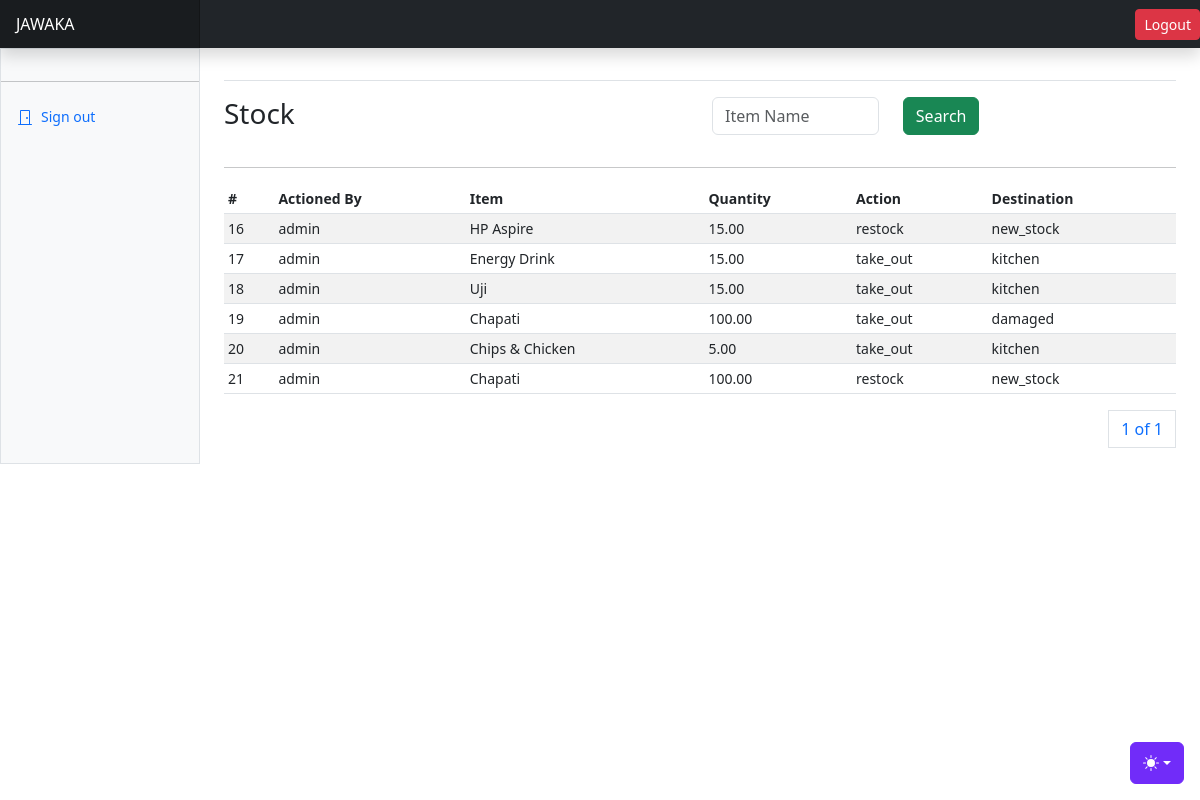
Before: /inventory/inventory-logs/ with the older database file.
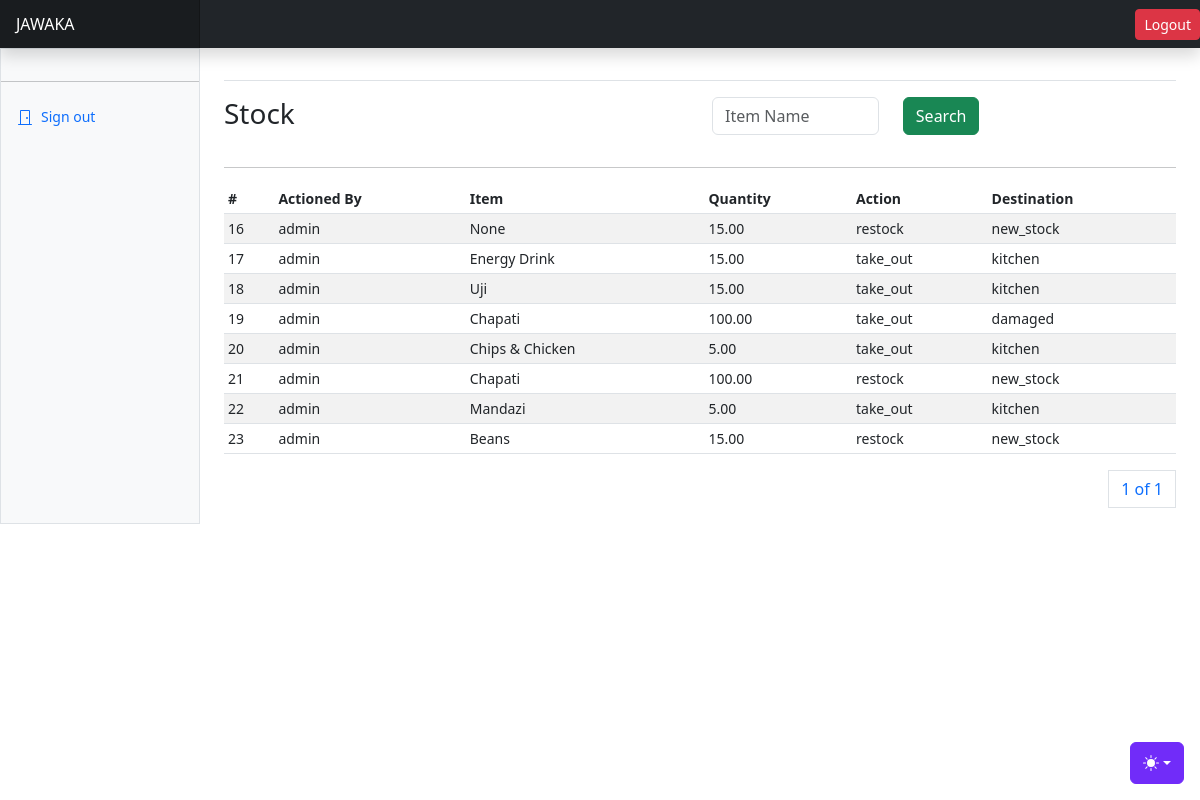
After: the same page with the newer database file.
### apps/inventory/models.py (models this page shows, shortened)
class StockLog(AbstractBaseModel):
    actioned_by = models.ForeignKey("users.User", on_delete=models.SET_NULL, null=True)
    inventory = models.ForeignKey(Inventory, on_delete=models.SET_NULL, null=True)
    quantity = models.DecimalField(max_digits=10, decimal_places=2)
    action = models.CharField(max_length=255, null=True)
    destination = models.CharField(max_length=255, null=True)

class Inventory(AbstractBaseModel):
    supplier = models.ForeignKey(Supplier, on_delete=models.SET_NULL, null=True)
    name = models.CharField(max_length=255)
    unit_price = models.DecimalField(max_digits=10, decimal_places=2)
    selling_price = models.DecimalField(max_digits=10, decimal_places=2)
    unit = models.CharField(max_length=255, choices=UNIT_CHOICES)
    stock = models.DecimalField(max_digits=10, decimal_places=2, default=0)
    def __str__(self):
        return self.name

### apps/users/models.py (models this page shows, shortened)
class User(AbstractUser):
    role = models.CharField(choices=ROLE_CHOICES, max_length=32, null=True)
    phone_number = models.CharField(max_length=255, null=True)
    id_number = models.CharField(max_length=255, null=True)
    gender = models.CharField(max_length=255, null=True)
    def __str__(self):
        return self.username

### apps/inventory/views.py (the view)
# urls.py: path("inventory-logs/", stock_logs, name="inventory-logs"),
def stock_logs(request):
    stock_items = StockLog.objects.all()
    if request.method == "POST":
        name = request.POST.get("name")
        stock_items = StockLog.objects.filter(
            Q(inventory__name__icontains=name))
    paginator = Paginator(stock_items, 10)
    page_number = request.GET.get("page")
    page_obj = paginator.get_page(page_number)
    context = {
        "stock_items": stock_items,
        "page_obj": page_obj,
    }
    return render(request, "inventory/inventory_logs.html", context)

### templates/inventory/inventory_logs.html (shortened to what this page needs)
{% extends "base.html" %}
{% block content %}
<div class="row">
    <div class="col">
        <h3>Stock</h3>
    </div>
    <div class="col">
      <form method="POST">
        <div class="input-group mb-3">
          <div class="row">
            <div class="col">
              <input type="text" class="form-control" name="name" id="name" placeholder="Item Name">
            </div>
            <div class="col">
              <button class="btn btn-success">Search</button>
            </div>
          </div>
        </div>
      </form>
    </div>
</div>
<hr/>
      <div class="table-responsive small">
        <table class="table table-striped table-sm">
          <thead>
            <tr>
              <th scope="col">#</th>
              <th scope="col">Actioned By</th>
              <th scope="col">Item</th>
              <th scope="col">Quantity</th>
              <th scope="col">Action</th>
              <th scope="col">Destination</th>
            </tr>
          </thead>
          <tbody>
            {% for stock in page_obj %}
            <tr>
              <td>{{stock.id}}</td>
              <td>{{stock.actioned_by}}</td>
              <td>{{stock.inventory}}</td>
              <td>{{stock.quantity}}</td>
              <td>{{stock.action}}</td>
              <td>{{stock.destination}}</td>
            </tr>
            {% endfor %}
          </tbody>
        </table>
        <div>
          <nav aria-label="Page navigation example">
            <ul class="pagination justify-content-end">
              <a class="page-link" href="#">{{ page_obj.number }} of {{ page_obj.paginator.num_pages }}</a>
            </ul>
          </nav>
        </div>
      </div>
{% endblock content %}

Changed rows visible on the page:
changed StockLog id 16: inventory "HP Aspire" → "None"
added StockLog: id "22", actioned_by "admin", inventory "Mandazi", quantity "5.00", action "take_out", destination "kitchen"
added StockLog: id "23", actioned_by "admin", inventory "Beans", quantity "15.00", action "restock", destination "new_stock"
